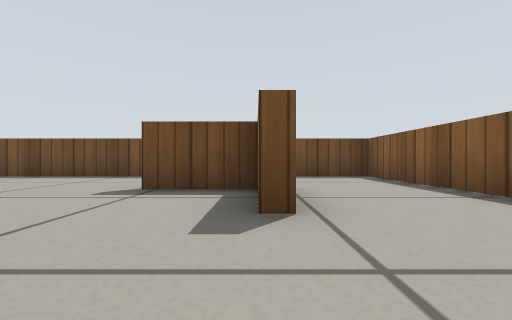
view 1 (above)

12 first-person views from a walk through a robot-simulator world made for Gazebo. The camera is 0.22 m above the floor, looks level and sees 90° across. The floor is counted in squares, 0.5 m on a side. Each view is taken from the middle of a square. On the plan, view 1 faces up. The plan holds only what a view shows up to about 9 squares ahead; the rest is blank. Gazebo's built-in surfaces are drawn with simple patterns.

view 2
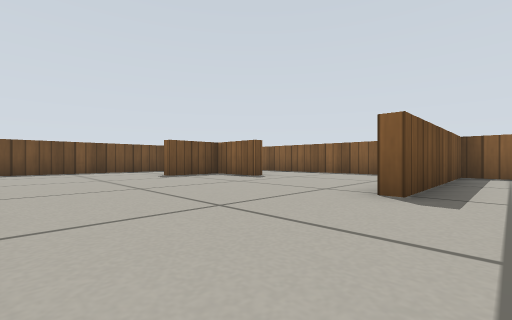

view 3
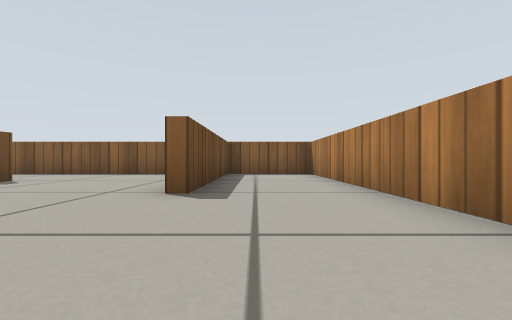

view 4
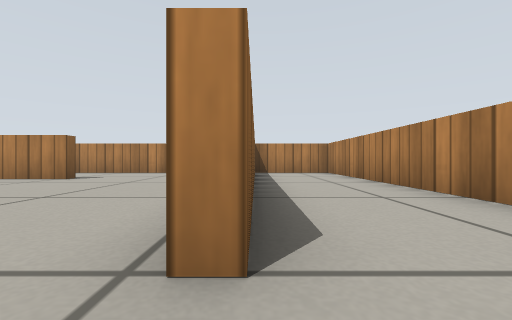

view 5
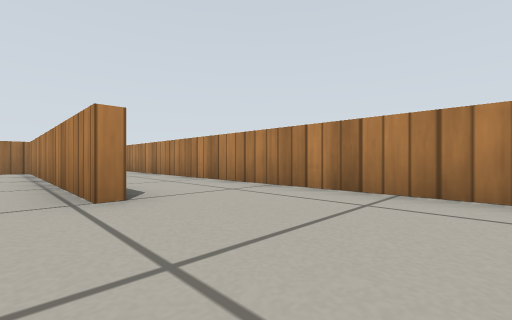

view 6
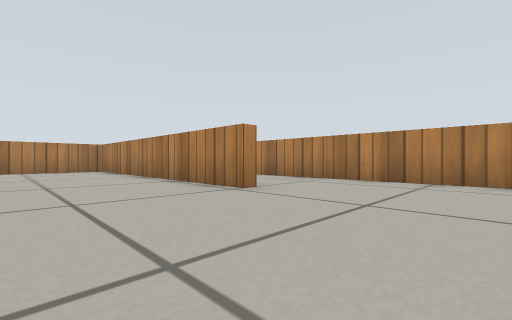

view 7
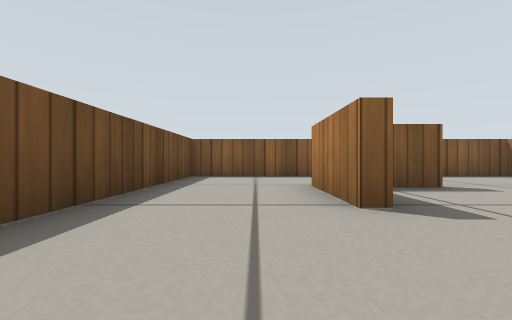

view 8
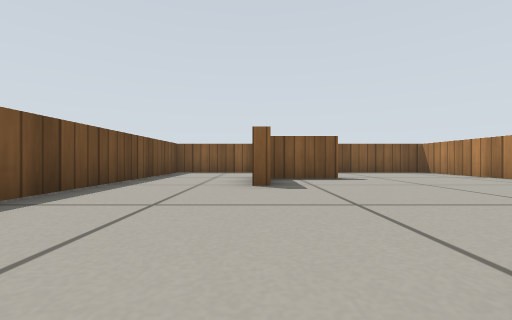

view 9
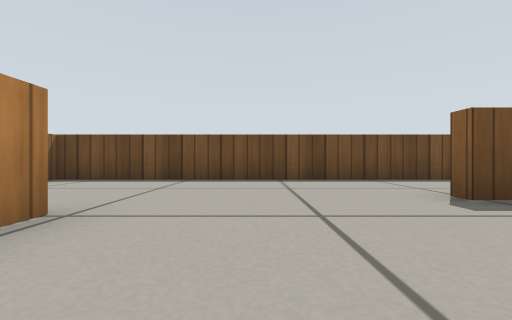

view 10
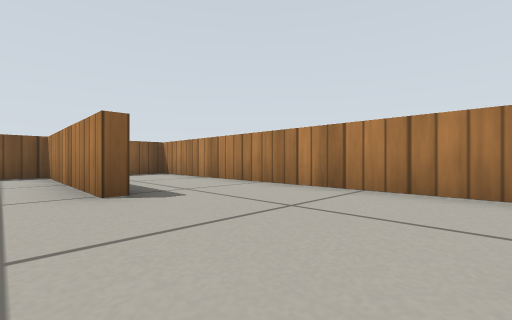

view 11
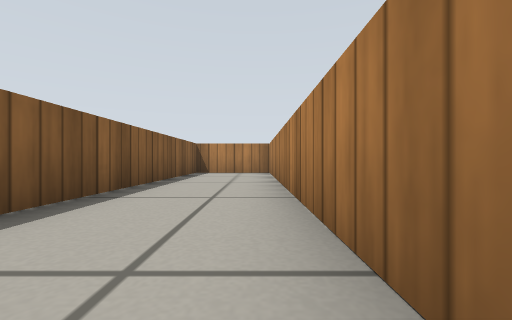

view 12
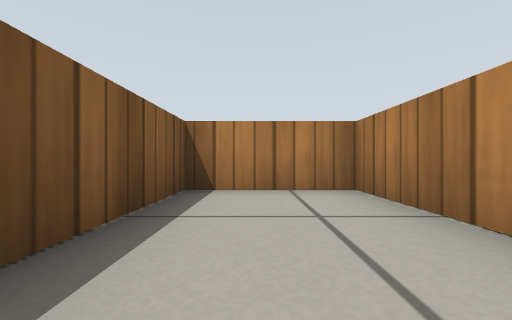

### Floor plan
Points are (right, up) in squares from view 1. A wall is a line through its corners. A room is listed if a view was taken in it or the views show most of it. See-through windows are left out.
Room 1 (views 1, 2, 3, 4, 5, 6, 7, 8, 9, 10, 11, 12)
walls: (-1.7, -1.8) (3, -1.8) (3, 6.7) (-8.5, 6.7) (-8.5, -4.7) (-6, -4.7) (-6, 3.1); (0, 2) (0, 3.8) (-1.7, 3.8); (-1.7, 4.1) (0.4, 4.1); (-5.7, 3.1) (-5.7, -4.7) (3, -4.7) (3, -2.1) (-1.7, -2.1)

Positions as (right, up) in squares from view 1, and headings:
1: (0, 0), facing up
2: (-5, -3), facing up-right
3: (-5, -3), facing right
4: (-6, 4), facing down
5: (-5, 6), facing down-left
6: (-3, 6), facing down-left
7: (-4, 5), facing right
8: (-6, 4), facing right
9: (-4, 1), facing up
10: (-5, -1), facing down-right
11: (-8, 4), facing down
12: (-7, -1), facing down
